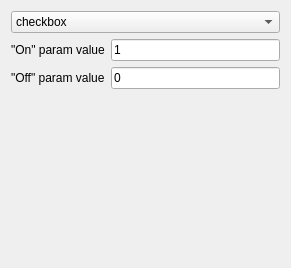
<?xml version="1.0" encoding="UTF-8"?>
<ui version="4.0">
 <class>ParamSettingsEdit</class>
 <widget class="QWidget" name="ParamSettingsEdit">
  <property name="geometry">
   <rect>
    <x>0</x>
    <y>0</y>
    <width>291</width>
    <height>268</height>
   </rect>
  </property>
  <property name="windowTitle">
   <string>Form</string>
  </property>
  <layout class="QVBoxLayout" name="verticalLayout">
   <item>
    <widget class="QComboBox" name="typeSelect">
     <item>
      <property name="text">
       <string>checkbox</string>
      </property>
     </item>
     <item>
      <property name="text">
       <string>text_edit</string>
      </property>
     </item>
     <item>
      <property name="text">
       <string>select</string>
      </property>
     </item>
     <item>
      <property name="text">
       <string>slider</string>
      </property>
     </item>
     <item>
      <property name="text">
       <string>dial</string>
      </property>
     </item>
     <item>
      <property name="text">
       <string>radio</string>
      </property>
     </item>
     <item>
      <property name="text">
       <string>hidden</string>
      </property>
     </item>
    </widget>
   </item>
   <item>
    <widget class="QStackedWidget" name="typeSwitch">
     <property name="currentIndex">
      <number>0</number>
     </property>
     <widget class="QWidget" name="checkboxAttributes">
      <layout class="QGridLayout" name="gridLayout">
       <property name="leftMargin">
        <number>0</number>
       </property>
       <property name="topMargin">
        <number>0</number>
       </property>
       <property name="rightMargin">
        <number>0</number>
       </property>
       <property name="bottomMargin">
        <number>0</number>
       </property>
       <item row="1" column="1">
        <widget class="QLineEdit" name="checkboxOffValueEdit">
         <property name="text">
          <string>0</string>
         </property>
        </widget>
       </item>
       <item row="0" column="1">
        <widget class="QLineEdit" name="checkboxOnValueEdit">
         <property name="text">
          <string>1</string>
         </property>
        </widget>
       </item>
       <item row="0" column="0">
        <widget class="QLabel" name="label">
         <property name="text">
          <string>&quot;On&quot; param value</string>
         </property>
        </widget>
       </item>
       <item row="1" column="0">
        <widget class="QLabel" name="label_2">
         <property name="text">
          <string>&quot;Off&quot; param value</string>
         </property>
        </widget>
       </item>
       <item row="2" column="1">
        <spacer name="verticalSpacer_3">
         <property name="orientation">
          <enum>Qt::Vertical</enum>
         </property>
         <property name="sizeHint" stdset="0">
          <size>
           <width>20</width>
           <height>40</height>
          </size>
         </property>
        </spacer>
       </item>
      </layout>
     </widget>
     <widget class="QWidget" name="textEditConstraints"/>
     <widget class="QWidget" name="selectAttributes">
      <layout class="QVBoxLayout" name="verticalLayout_2">
       <property name="leftMargin">
        <number>0</number>
       </property>
       <property name="topMargin">
        <number>0</number>
       </property>
       <property name="rightMargin">
        <number>0</number>
       </property>
       <property name="bottomMargin">
        <number>0</number>
       </property>
       <item>
        <widget class="QWidget" name="widget" native="true">
         <layout class="QHBoxLayout" name="horizontalLayout">
          <property name="leftMargin">
           <number>0</number>
          </property>
          <property name="topMargin">
           <number>0</number>
          </property>
          <property name="rightMargin">
           <number>0</number>
          </property>
          <property name="bottomMargin">
           <number>0</number>
          </property>
          <item>
           <widget class="QPushButton" name="selectAddValueBtn">
            <property name="minimumSize">
             <size>
              <width>31</width>
              <height>26</height>
             </size>
            </property>
            <property name="maximumSize">
             <size>
              <width>31</width>
              <height>26</height>
             </size>
            </property>
            <property name="font">
             <font>
              <weight>75</weight>
              <bold>true</bold>
             </font>
            </property>
            <property name="text">
             <string>+</string>
            </property>
           </widget>
          </item>
          <item>
           <widget class="QPushButton" name="selectDelValueBtn">
            <property name="minimumSize">
             <size>
              <width>31</width>
              <height>26</height>
             </size>
            </property>
            <property name="maximumSize">
             <size>
              <width>31</width>
              <height>26</height>
             </size>
            </property>
            <property name="font">
             <font>
              <weight>75</weight>
              <bold>true</bold>
             </font>
            </property>
            <property name="text">
             <string>-</string>
            </property>
           </widget>
          </item>
          <item>
           <spacer name="horizontalSpacer">
            <property name="orientation">
             <enum>Qt::Horizontal</enum>
            </property>
            <property name="sizeHint" stdset="0">
             <size>
              <width>392</width>
              <height>20</height>
             </size>
            </property>
           </spacer>
          </item>
         </layout>
        </widget>
       </item>
       <item>
        <widget class="QListWidget" name="selectValuesList"/>
       </item>
      </layout>
     </widget>
     <widget class="QWidget" name="sliderAttributes">
      <layout class="QGridLayout" name="gridLayout_2">
       <item row="1" column="0">
        <widget class="QLabel" name="label_4">
         <property name="text">
          <string>slider max value</string>
         </property>
        </widget>
       </item>
       <item row="2" column="1">
        <widget class="QSpinBox" name="sliderStepEdit">
         <property name="minimum">
          <number>1</number>
         </property>
         <property name="maximum">
          <number>65535</number>
         </property>
        </widget>
       </item>
       <item row="2" column="0">
        <widget class="QLabel" name="label_5">
         <property name="text">
          <string>slider single step</string>
         </property>
        </widget>
       </item>
       <item row="1" column="1">
        <widget class="QSpinBox" name="sliderMaxValueEdit">
         <property name="minimum">
          <number>-999999999</number>
         </property>
         <property name="maximum">
          <number>999999999</number>
         </property>
         <property name="value">
          <number>1023</number>
         </property>
        </widget>
       </item>
       <item row="0" column="1">
        <widget class="QSpinBox" name="sliderMinValueEdit">
         <property name="minimum">
          <number>-999999999</number>
         </property>
         <property name="maximum">
          <number>999999999</number>
         </property>
        </widget>
       </item>
       <item row="0" column="0">
        <widget class="QLabel" name="label_3">
         <property name="text">
          <string>slider min value</string>
         </property>
        </widget>
       </item>
       <item row="3" column="0">
        <spacer name="verticalSpacer_4">
         <property name="orientation">
          <enum>Qt::Vertical</enum>
         </property>
         <property name="sizeHint" stdset="0">
          <size>
           <width>20</width>
           <height>40</height>
          </size>
         </property>
        </spacer>
       </item>
      </layout>
     </widget>
     <widget class="QWidget" name="dialAttributes">
      <layout class="QGridLayout" name="gridLayout_3">
       <item row="2" column="0">
        <widget class="QLabel" name="label_7">
         <property name="text">
          <string>dial single step</string>
         </property>
        </widget>
       </item>
       <item row="1" column="1">
        <widget class="QSpinBox" name="dialMaxValueEdit">
         <property name="minimum">
          <number>-999999999</number>
         </property>
         <property name="maximum">
          <number>999999999</number>
         </property>
         <property name="value">
          <number>1023</number>
         </property>
        </widget>
       </item>
       <item row="2" column="1">
        <widget class="QSpinBox" name="dialStepEdit">
         <property name="minimum">
          <number>1</number>
         </property>
         <property name="maximum">
          <number>999999999</number>
         </property>
        </widget>
       </item>
       <item row="0" column="1">
        <widget class="QSpinBox" name="dialMinValueEdit">
         <property name="minimum">
          <number>-999999999</number>
         </property>
         <property name="value">
          <number>0</number>
         </property>
        </widget>
       </item>
       <item row="0" column="0">
        <widget class="QLabel" name="label_8">
         <property name="text">
          <string>dial min value</string>
         </property>
        </widget>
       </item>
       <item row="1" column="0">
        <widget class="QLabel" name="label_6">
         <property name="text">
          <string>dial max value</string>
         </property>
        </widget>
       </item>
       <item row="3" column="1">
        <spacer name="verticalSpacer_5">
         <property name="orientation">
          <enum>Qt::Vertical</enum>
         </property>
         <property name="sizeHint" stdset="0">
          <size>
           <width>20</width>
           <height>40</height>
          </size>
         </property>
        </spacer>
       </item>
      </layout>
     </widget>
     <widget class="QWidget" name="radioAttributes">
      <layout class="QVBoxLayout" name="verticalLayout_6">
       <property name="spacing">
        <number>7</number>
       </property>
       <property name="leftMargin">
        <number>0</number>
       </property>
       <property name="topMargin">
        <number>0</number>
       </property>
       <property name="rightMargin">
        <number>0</number>
       </property>
       <property name="bottomMargin">
        <number>0</number>
       </property>
       <item>
        <widget class="QWidget" name="widget_3" native="true">
         <layout class="QHBoxLayout" name="horizontalLayout_3">
          <property name="leftMargin">
           <number>0</number>
          </property>
          <property name="topMargin">
           <number>0</number>
          </property>
          <property name="rightMargin">
           <number>0</number>
          </property>
          <property name="bottomMargin">
           <number>0</number>
          </property>
          <item>
           <widget class="QPushButton" name="radioAddValueBtn">
            <property name="minimumSize">
             <size>
              <width>31</width>
              <height>26</height>
             </size>
            </property>
            <property name="maximumSize">
             <size>
              <width>31</width>
              <height>26</height>
             </size>
            </property>
            <property name="font">
             <font>
              <weight>75</weight>
              <bold>true</bold>
             </font>
            </property>
            <property name="text">
             <string>+</string>
            </property>
           </widget>
          </item>
          <item>
           <widget class="QPushButton" name="radioDelValueBtn">
            <property name="minimumSize">
             <size>
              <width>31</width>
              <height>26</height>
             </size>
            </property>
            <property name="maximumSize">
             <size>
              <width>31</width>
              <height>26</height>
             </size>
            </property>
            <property name="font">
             <font>
              <weight>75</weight>
              <bold>true</bold>
             </font>
            </property>
            <property name="text">
             <string>-</string>
            </property>
           </widget>
          </item>
          <item>
           <spacer name="horizontalSpacer_3">
            <property name="orientation">
             <enum>Qt::Horizontal</enum>
            </property>
            <property name="sizeHint" stdset="0">
             <size>
              <width>392</width>
              <height>20</height>
             </size>
            </property>
           </spacer>
          </item>
         </layout>
        </widget>
       </item>
       <item>
        <widget class="QListWidget" name="radioValuesList"/>
       </item>
      </layout>
     </widget>
     <widget class="QWidget" name="hiddenAttributes">
      <layout class="QVBoxLayout" name="verticalLayout_3">
       <property name="leftMargin">
        <number>0</number>
       </property>
       <property name="topMargin">
        <number>0</number>
       </property>
       <property name="rightMargin">
        <number>0</number>
       </property>
       <property name="bottomMargin">
        <number>0</number>
       </property>
       <item>
        <widget class="QLabel" name="label_9">
         <property name="text">
          <string>Value</string>
         </property>
        </widget>
       </item>
       <item>
        <widget class="QLineEdit" name="hiddenValue"/>
       </item>
       <item>
        <spacer name="verticalSpacer">
         <property name="orientation">
          <enum>Qt::Vertical</enum>
         </property>
         <property name="sizeHint" stdset="0">
          <size>
           <width>20</width>
           <height>150</height>
          </size>
         </property>
        </spacer>
       </item>
      </layout>
     </widget>
    </widget>
   </item>
  </layout>
 </widget>
 <resources/>
 <connections/>
</ui>
